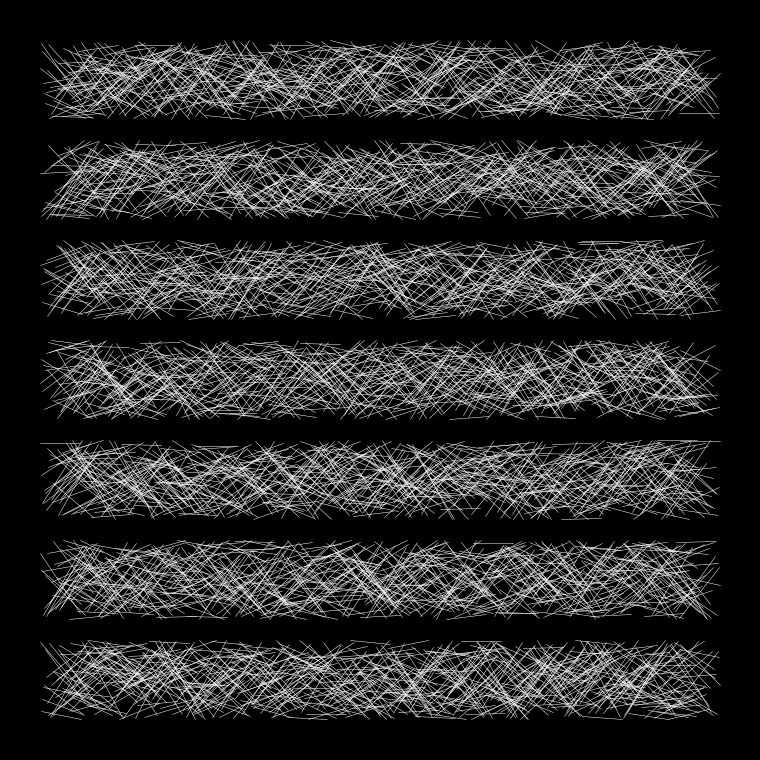
Frame 1 (no input)
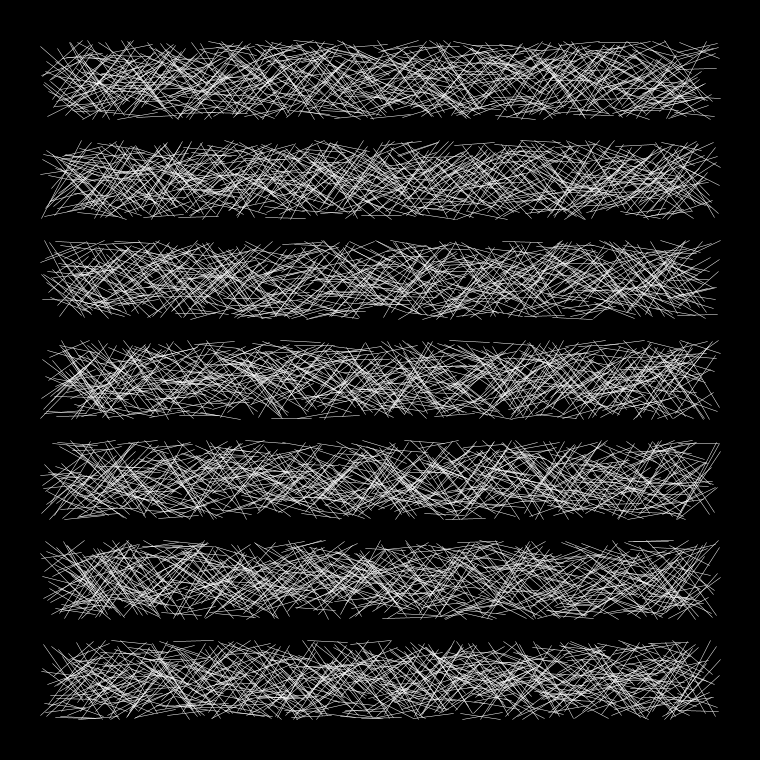
Frame 60 (the mouse pressed at the canvas centre just before this capture)
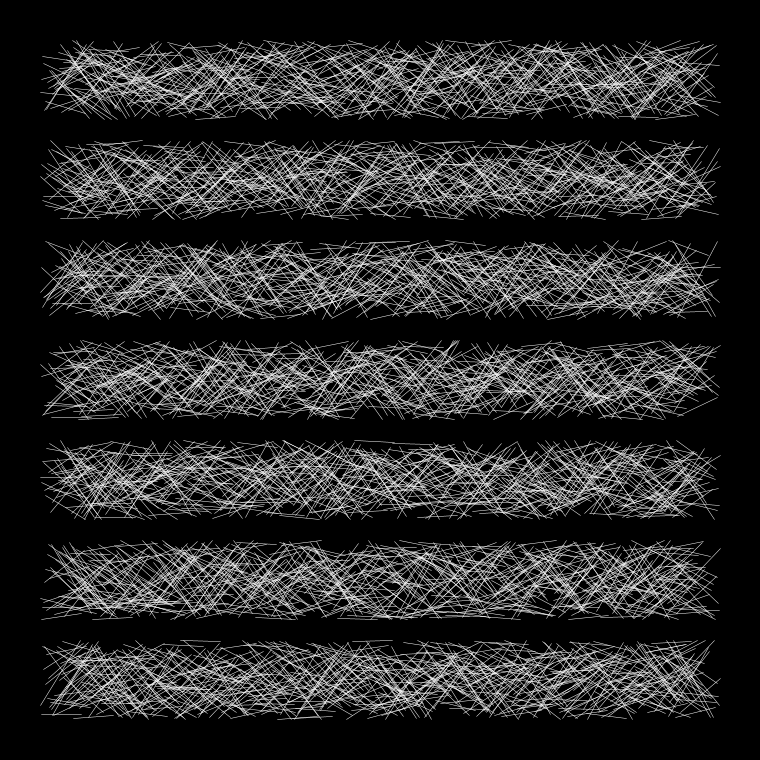
Frame 120 (the mouse held since frame 60 and released just before this capture)

The Processing sketch that drew these frames (run headless with seeded random() and noise(); from frame 60 on, the mouse is pressed at the canvas centre):

// Processing sketch: processing_149206
// ── processing_149206.pde

int x;
float y;
int c; //comprimento da linha
float iH; //intervalo horizontal entre as linhas
float iV; //intervalo vertical entre as linhas

void setup() {
  size(760,760);
  frameRate(10);
  smooth();
}

void draw() {
  background(0);
  
  x = 40;
  y = 120;
  c = 40;
  iH = 1.5;
  iV = 100;
  
  for(y = 120; y <= 720; y += iV) {
    for(x = 40; x <= 680; x += iH) {
      strokeWeight(0.5);
      stroke(255);
      line(x,y-(random(80)),x+c,y-(random(80)));
    }
  }
}
